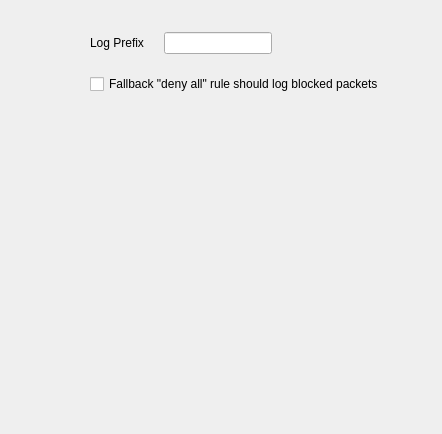
     <widget class="QWidget" name="tab7">
      <attribute name="title">
       <string>Logging</string>
      </attribute>
      <layout class="QGridLayout">
       <property name="leftMargin">
        <number>20</number>
       </property>
       <property name="topMargin">
        <number>12</number>
       </property>
       <property name="rightMargin">
        <number>20</number>
       </property>
       <property name="bottomMargin">
        <number>20</number>
       </property>
       <property name="spacing">
        <number>20</number>
       </property>
       <item row="0" column="2">
        <spacer>
         <property name="orientation">
          <enum>Qt::Orientation::Vertical</enum>
         </property>
         <property name="sizeType">
          <enum>QSizePolicy::Policy::Fixed</enum>
         </property>
         <property name="sizeHint" stdset="0">
          <size>
           <width>20</width>
           <height>20</height>
          </size>
         </property>
        </spacer>
       </item>
       <item row="1" column="1">
        <widget class="QLabel" name="label584">
         <property name="text">
          <string>Log Prefix</string>
         </property>
         <property name="alignment">
          <set>Qt::AlignmentFlag::AlignCenter</set>
         </property>
         <property name="wordWrap">
          <bool>false</bool>
         </property>
        </widget>
       </item>
       <item row="1" column="0">
        <spacer>
         <property name="orientation">
          <enum>Qt::Orientation::Horizontal</enum>
         </property>
         <property name="sizeType">
          <enum>QSizePolicy::Policy::Fixed</enum>
         </property>
         <property name="sizeHint" stdset="0">
          <size>
           <width>70</width>
           <height>20</height>
          </size>
         </property>
        </spacer>
       </item>
       <item row="1" column="3">
        <spacer>
         <property name="orientation">
          <enum>Qt::Orientation::Horizontal</enum>
         </property>
         <property name="sizeType">
          <enum>QSizePolicy::Policy::Expanding</enum>
         </property>
         <property name="sizeHint" stdset="0">
          <size>
           <width>130</width>
           <height>20</height>
          </size>
         </property>
        </spacer>
       </item>
       <item row="1" column="2">
        <widget class="QLineEdit" name="pf_log_prefix"/>
       </item>
       <item row="3" column="2">
        <spacer>
         <property name="orientation">
          <enum>Qt::Orientation::Vertical</enum>
         </property>
         <property name="sizeType">
          <enum>QSizePolicy::Policy::Expanding</enum>
         </property>
         <property name="sizeHint" stdset="0">
          <size>
           <width>20</width>
           <height>320</height>
          </size>
         </property>
        </spacer>
       </item>
       <item row="2" column="1" colspan="3">
        <widget class="QCheckBox" name="pf_fallback_log">
         <property name="text">
          <string>Fallback &quot;deny all&quot; rule should log blocked packets</string>
         </property>
        </widget>
       </item>
      </layout>
     </widget>
